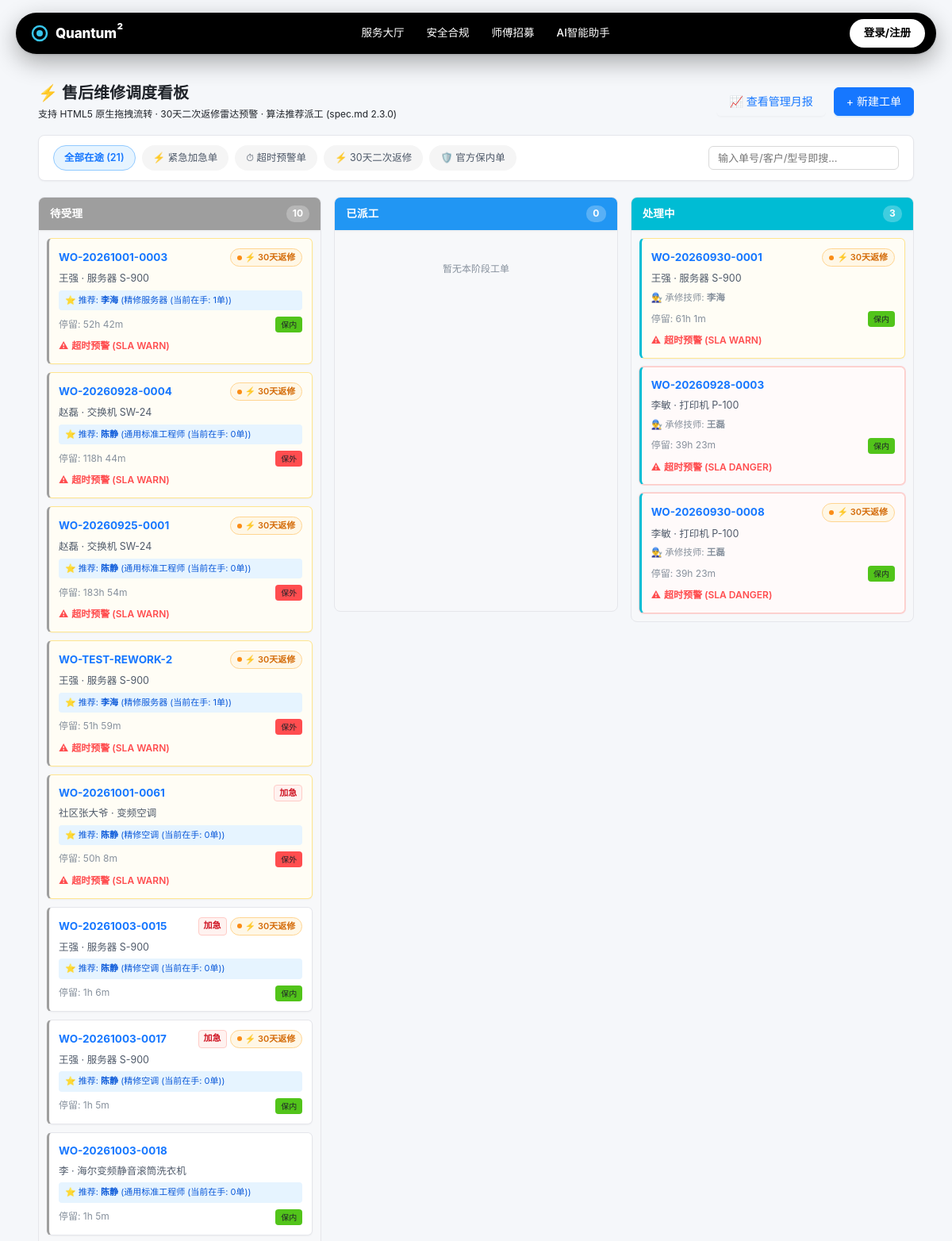
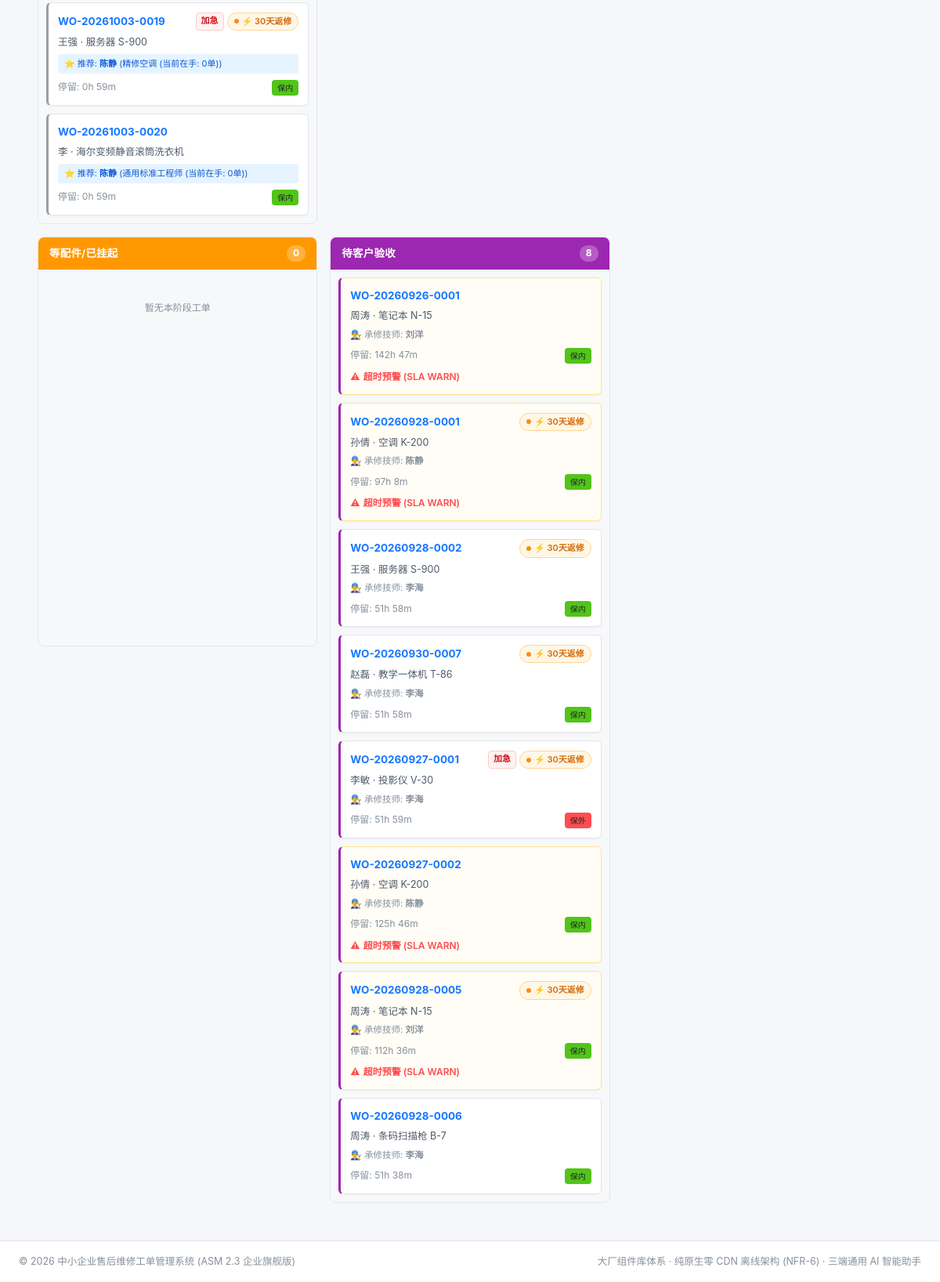
The page / on the database its author committed (2 pictures, top to bottom).
### models.py (models this page shows)
class WorkOrder(db.Model):
    __tablename__ = 'work_orders'
    id = db.Column(db.Integer, primary_key=True)
    order_no = db.Column(db.String(24), nullable=False, unique=True, index=True)
    customer_id = db.Column(db.Integer, db.ForeignKey('customers.id'), nullable=False)
    device_id = db.Column(db.Integer, db.ForeignKey('devices.id'), nullable=False)
    technician_id = db.Column(db.Integer, db.ForeignKey('technicians.id'), nullable=True)
    fault_type_id = db.Column(db.Integer, db.ForeignKey('fault_types.id'), nullable=True)
    description = db.Column(db.String(500), nullable=False)
    priority = db.Column(db.String(10), nullable=False, default='normal')
    status = db.Column(db.String(20), nullable=False, default='PENDING')
    created_at = db.Column(db.DateTime, nullable=False, default=utcnow)
    dispatched_at = db.Column(db.DateTime, nullable=True)
    started_at = db.Column(db.DateTime, nullable=True)
    completed_at = db.Column(db.DateTime, nullable=True)
    closed_at = db.Column(db.DateTime, nullable=True)
    warranty_flag = db.Column(db.Boolean, nullable=False, default=False)
    labor_fee = db.Column(db.Float, nullable=False, default=0.0)
    part_fee = db.Column(db.Float, nullable=False, default=0.0)
    visit_fee = db.Column(db.Float, nullable=False, default=0.0)
    total_fee = db.Column(db.Float, nullable=False, default=0.0)
    labor_hours = db.Column(db.Float, nullable=True)
    resolution = db.Column(db.String(20), nullable=True)
    resolution_note = db.Column(db.String(200), nullable=True)
    is_demo = db.Column(db.Boolean, nullable=False, default=False)
    appointment_date = db.Column(db.Date, nullable=True)
    appointment_slot = db.Column(db.String(30), nullable=True)
    rating = db.Column(db.Integer, nullable=True)
    rating_tags = db.Column(db.String(200), nullable=True)
    rating_comment = db.Column(db.Text, nullable=True)
    rated_at = db.Column(db.DateTime, nullable=True)
    old_parts_verified = db.Column(db.Boolean, nullable=False, default=False)
    category = db.Column(db.String(50), nullable=True)  # AI 提取家电品类（如 空调、冰箱、洗衣机）
    pay_status = db.Column(db.String(20), nullable=False, default='PAID')  # UNPAID / PAID (托管中) / SETTLED (已核销分账) / REFUNDED (已退款)
    checkin_code = db.Column(db.String(6), nullable=True)  # 6 位现场打卡核销动态验证码
    checkin_at = db.Column(db.DateTime, nullable=True)     # 师傅现场核销打卡时间
    platform_commission = db.Column(db.Float, nullable=False, default=5.0)  # 平台技术撮合服务费
    offline_status = db.Column(db.String(30), nullable=True) # FIXED_OFFLINE (现场已修好) / ABORTED_OFFLINE (现场放弃维修)
    customer = db.relationship('Customer', backref='work_orders')
    device = db.relationship('Device', backref='work_orders')
    technician = db.relationship('Technician', backref='work_orders')
    fault_type = db.relationship('FaultType', backref='work_orders')
    events = db.relationship('WorkOrderEvent', backref='work_order',
                             order_by='WorkOrderEvent.created_at', lazy='dynamic',
                             cascade='all, delete-orphan')
    parts = db.relationship('OrderPart', backref='work_order', lazy='dynamic',
                            cascade='all, delete-orphan')

class Customer(db.Model):
    __tablename__ = 'customers'
    id = db.Column(db.Integer, primary_key=True)
    name = db.Column(db.String(64), nullable=False)
    phone = db.Column(db.String(20), nullable=False, unique=True, index=True)
    company = db.Column(db.String(128), nullable=True)
    address = db.Column(db.String(256), nullable=False)
    created_at = db.Column(db.DateTime, default=utcnow)
    devices = db.relationship('Device', backref='customer', lazy='dynamic')

class Device(db.Model):
    __tablename__ = 'devices'
    id = db.Column(db.Integer, primary_key=True)
    customer_id = db.Column(db.Integer, db.ForeignKey('customers.id'), nullable=False)
    model = db.Column(db.String(128), nullable=False)
    serial_no = db.Column(db.String(64), unique=True, nullable=True)
    purchase_date = db.Column(db.Date, nullable=False)
    warranty_months = db.Column(db.Integer, nullable=False, default=12)
    warranty_override_date = db.Column(db.Date, nullable=True)
    created_at = db.Column(db.DateTime, default=utcnow)

class Technician(db.Model):
    __tablename__ = 'technicians'
    id = db.Column(db.Integer, primary_key=True)
    name = db.Column(db.String(64), nullable=False)
    phone = db.Column(db.String(20), nullable=False)
    skill_tags = db.Column(db.String(256), nullable=True)  # 如 "空调,洗衣机,冰箱"
    cert_title = db.Column(db.String(100), nullable=True, default='持证家电维修高级工')
    service_address = db.Column(db.String(200), nullable=True, default='城市中心商圈')
    service_radius_km = db.Column(db.Float, nullable=False, default=5.0)
    balance = db.Column(db.Float, nullable=False, default=0.0)  # 师傅钱包收益余额
    is_online = db.Column(db.Boolean, nullable=False, default=True)  # 是否开启接单模式
    active = db.Column(db.Boolean, nullable=False, default=True)
    years_of_exp = db.Column(db.Integer, nullable=True, default=5)
    tools_checked = db.Column(db.String(256), nullable=True, default='数字万用表,双表阀充氟表,高空防坠安全绳')
    preferred_brands = db.Column(db.String(256), nullable=True, default='格力,美的,海尔,西门子')
    night_order_enabled = db.Column(db.Boolean, nullable=False, default=True)
    profile_completed = db.Column(db.Boolean, nullable=False, default=False)
    created_at = db.Column(db.DateTime, default=utcnow)

### routes/orders.py (the view)
@orders_bp.route('/')
@roles_required('dispatcher')
def board():
    orders = WorkOrder.query.filter(WorkOrder.status.notin_(['CLOSED', 'CANCELLED'])).all()
    groups = {
        'PENDING': [],
        'ASSIGNED': [],
        'IN_PROGRESS': [],
        'ON_HOLD': [],
        'WAIT_CONFIRM': []
    }
    now = utcnow()
    for o in orders:
        if o.status in groups:
            o.sla_level = rules.sla_level(o)
            last_event = WorkOrderEvent.query.filter_by(work_order_id=o.id, to_status=o.status).order_by(WorkOrderEvent.created_at.desc()).first()
            if last_event:
                stay_time = now - last_event.created_at
            else:
                stay_time = now - o.created_at
            total_seconds = int(stay_time.total_seconds())
            hours, remainder = divmod(total_seconds, 3600)
            minutes, _ = divmod(remainder, 60)
            o.stay_time_str = f"{hours}h {minutes}m"
            o.is_rework_30d = rules.is_rework_30d(o, db.session)
            groups[o.status].append(o)
    active_techs = Technician.query.filter_by(active=True).all()
    for p_order in groups['PENDING']:
        recs = rules.recommend_technician(p_order, active_techs, db.session)
        p_order.recommended_tech = recs[0] if recs else None
    return render_template('board.html', groups=groups, orders=orders, active_techs=active_techs)

### templates/board.html (shortened to what this page needs)
{% extends "base.html" %}
{% block content %}
<div class="container">
    <div class="flex-between mb-16">
        <div>
            <h1 class="page-title" style="margin-bottom: 2px;">⚡ 售后维修调度看板</h1>
            <p class="text-secondary text-sm">支持 HTML5 原生拖拽流转 · 30天二次返修雷达预警 · 算法推荐派工 (spec.md 2.3.0)</p>
        </div>
        <div style="display: flex; gap: 10px;">
            <a href="/reports" class="btn btn-default">📈 查看管理月报</a>
            <a href="/orders/new" class="btn btn-primary">+ 新建工单</a>
        </div>
    </div>
    <div class="kanban-filter-bar">
        <div class="filter-chip-group">
            <span class="filter-chip active" data-filter="all">全部在途 ({{ orders|length }})</span>
            <span class="filter-chip" data-filter="urgent">⚡ 紧急加急单</span>
            <span class="filter-chip" data-filter="warn">⏱ 超时预警单</span>
            <span class="filter-chip" data-filter="rework">⚡ 30天二次返修</span>
            <span class="filter-chip" data-filter="warranty">🛡️ 官方保内单</span>
        </div>
        <div style="flex: 1; max-width: 240px; text-align: right;">
            <input type="text" id="kanban-search-input" class="ant-input" placeholder="输入单号/客户/型号即搜..." style="font-size: 13px;" />
        </div>
    </div>
    {% if not orders %}
    <div class="card empty-state" style="padding: 60px;">
        <div class="icon" style="font-size: 48px;">📋</div>
        <h3 style="margin-top: 12px; color: var(--ant-text-heading);">当前系统无在途未结工单</h3>
        <p class="text-sm mt-8" style="color: var(--ant-text-secondary);">您可以直接新建工单，或前往 <a href="/seed">演示数据中心</a> 一键生成 28 张全状态演示工单。</p>
    </div>
    {% else %}
    <div class="board">
        {% set cols = [
            ('PENDING', '待受理'),
            ('ASSIGNED', '已派工'),
            ('IN_PROGRESS', '处理中'),
            ('ON_HOLD', '等配件/已挂起'),
            ('WAIT_CONFIRM', '待客户验收')
        ] %}
        {% for st, label in cols %}
        <div class="board-col kanban-column" data-status="{{ st }}">
            <div class="board-col-title" style="background:{{ STATUS_COLORS.get(st, '#1677ff') }}; display: flex; justify-content: space-between; align-items: center;">
                <span>{{ label }}</span>
                <span style="background:rgba(255,255,255,0.25); border-radius:10px; padding:1px 8px; font-size:12px; font-weight:700;">{{ groups[st]|length }}</span>
            </div>
            <div class="board-col-body" style="min-height: 480px;">
                {% for order in groups[st] %}
                <div class="board-card kanban-card {% if order.sla_level == 'danger' %}sla-danger{% elif order.sla_level == 'warn' %}sla-warn{% endif %}"
                     draggable="true"
                     data-order-id="{{ order.id }}"
                     data-status="{{ order.status }}"
                     data-priority="{{ order.priority }}"
                     data-sla="{{ order.sla_level }}"
                     data-rework="{{ 'true' if order.is_rework_30d else 'false' }}"
                     data-warranty="{{ 'true' if order.warranty_flag else 'false' }}"
                     style="border-left-color:{{ STATUS_COLORS.get(st, '#1677ff') }}; cursor: grab;"
                     onclick="window.location.href='/orders/{{ order.id }}'">
                    <div class="flex-between">
                        <span class="wo-no" style="font-weight: 700;">{{ order.order_no }}</span>
                        <div style="display: flex; gap: 4px;">
                            {% if order.priority == 'urgent' %}
                                <span class="badge-urgent">加急</span>
                            {% endif %}
                            {% if order.is_rework_30d %}
                                <span class="badge-pulse" title="该设备30天内曾产生过工单，请优先安排资深技师">⚡ 30天返修</span>
                            {% endif %}
                        </div>
                    </div>
                    <div class="wo-meta" style="margin-top: 6px;">{{ order.customer.name }} · {{ order.device.model }}</div>
                    {% if st == 'PENDING' and order.recommended_tech %}
                        <div style="margin-top: 6px; padding: 4px 8px; background: #e6f4ff; border-radius: 4px; font-size: 11px; color: #0958d9;">
                            ⭐ 推荐: <strong>{{ order.recommended_tech.technician.name }}</strong> ({{ order.recommended_tech.reason }})
                        </div>
                    {% elif order.technician %}
                        <div style="margin-top: 6px; font-size: 11.5px; color: var(--ant-text-secondary);">
                            👨‍🔧 承修技师: <strong>{{ order.technician.name }}</strong>
                        </div>
                    {% endif %}
                    <div class="flex-between mt-8" style="font-size: 12px;">
                        <span class="wo-time">停留: {{ order.stay_time_str }}</span>
                        {% if order.warranty_flag %}
                            <span class="status-badge" style="background:#52c41a; font-size:10px; padding:1px 6px;">保内</span>
                        {% else %}
                            <span class="status-badge" style="background:#ff4d4f; font-size:10px; padding:1px 6px;">保外</span>
                        {% endif %}
                    </div>
                    {% if order.sla_level in ['warn', 'danger'] %}
                    <div class="text-danger text-sm mt-8" style="font-weight:600; display: flex; align-items: center; gap: 4px;">
                        <span>⚠</span> 超时预警 (SLA {{ order.sla_level|upper }})
                    </div>
                    {% endif %}
                </div>
                {% else %}
                <div style="text-align: center; padding: 30px 10px; color: var(--ant-text-secondary); font-size: 12px;">
                    暂无本阶段工单
                </div>
                {% endfor %}
            </div>
        </div>
        {% endfor %}
    </div>
    {% endif %}
</div>
{% endblock %}

### templates/base.html (shortened to what this page needs)
<!DOCTYPE html>
<html lang="zh-CN">
<head>
    <link rel="stylesheet" href="{{ url_for('static', filename='style.css') }}">
</head>
<body>
    <header class="app-header-pill-wrapper">
        <nav class="quantum-pill-nav">
            <a href="/portal" class="quantum-pill-brand" aria-label="Quantum squared">
                <svg class="quantum-pill-logo" viewBox="0 0 24 24" fill="none">
                    <circle cx="12" cy="12" r="9" stroke="#38c6ec" stroke-width="2.5" />
                    <circle cx="12" cy="12" r="4" fill="#38c6ec" />
                </svg>
                <span class="quantum-pill-wordmark">Quantum<sup>2</sup></span>
            </a>
            <div class="quantum-pill-links">
                {% set is_hall_page = request.path in ['/portal', '/home', '/safety', '/compliance', '/recruit', '/join-tech', '/ai-assistant'] %}
                {% if is_hall_page or not (current_user and current_user.is_authenticated) %}
                    <a href="/portal" class="quantum-pill-link {% if request.path in ['/portal', '/home'] %}active{% endif %}">服务大厅</a>
                    <a href="/safety" class="quantum-pill-link {% if request.path in ['/safety', '/compliance'] %}active{% endif %}">安全合规</a>
                    <a href="/recruit" class="quantum-pill-link {% if request.path in ['/recruit', '/join-tech'] %}active{% endif %}">师傅招募</a>
                    <a href="/ai-assistant" class="quantum-pill-link {% if request.path == '/ai-assistant' %}active{% endif %}">AI智能助手</a>
                {% endif %}
            </div>
            <div class="quantum-pill-auth">
                {% if current_user and current_user.is_authenticated %}
                    {% if current_user.role == 'dispatcher' %}
                        <a href="/" class="quantum-pill-cta" title="进入调度工作台">{{ current_user.name or current_user.username }} (调度看板)</a>
                    {% elif current_user.role == 'technician' %}
                        <a href="/tech" class="quantum-pill-cta" title="进入技师工作台">{{ current_user.name or current_user.username }} (工作台)</a>
                    {% else %}
                        <a href="/query" class="quantum-pill-cta" title="查看我的工单进度">{{ current_user.name or current_user.username }} (我的工单)</a>
                    {% endif %}
                    <a href="{{ url_for('auth.logout') }}" class="quantum-pill-logout" title="退出当前登录">退出</a>
                {% else %}
                    <a href="{{ url_for('auth.login') }}" class="quantum-pill-cta">登录/注册</a>
                {% endif %}
            </div>
        </nav>
    </header>
    {% set is_immersive_bleed = request.path in ['/portal', '/home', '/home-repair', '/recruit', '/join-tech', '/safety', '/compliance', '/login', '/register'] %}
    <main class="main-content {% if is_immersive_bleed %}portal-bleed-wrapper{% endif %}">
        <div class="{% if is_immersive_bleed %}container-full-bleed{% else %}container{% endif %}">
            {% block content %}{% endblock %}
        </div>
    </main>
    <footer class="app-footer">
        <div class="container footer-content">
            <p>© 2026 中小企业售后维修工单管理系统 (ASM 2.3 企业旗舰版)</p>
            <p class="footer-meta">大厂组件库体系 · 纯原生零 CDN 离线架构 (NFR-6) · 三端通用 AI 智能助手</p>
        </div>
    </footer>
</body>
</html>

### rows shown on the page
WorkOrder: order_no "WO-20261001-0003", shows "⚡ 30天返修", customer.name "王强", device.model "服务器 S-900", recommended_tech.technician.name "李海", recommended_tech.reason "精修服务器 (当前在手: 1单)", stay_time_str "52h 42m", warranty_flag "保内", sla_level "WARN"
WorkOrder: order_no "WO-20260928-0004", shows "⚡ 30天返修", customer.name "赵磊", device.model "交换机 SW-24", recommended_tech.technician.name "陈静", recommended_tech.reason "通用标准工程师 (当前在手: 0单)", stay_time_str "118h 44m", warranty_flag "保外", sla_level "WARN"
WorkOrder: order_no "WO-20260925-0001", shows "⚡ 30天返修", customer.name "赵磊", device.model "交换机 SW-24", recommended_tech.technician.name "陈静", recommended_tech.reason "通用标准工程师 (当前在手: 0单)", stay_time_str "183h 54m", warranty_flag "保外", sla_level "WARN"
WorkOrder: order_no "WO-TEST-REWORK-2", shows "⚡ 30天返修", customer.name "王强", device.model "服务器 S-900", recommended_tech.technician.name "李海", recommended_tech.reason "精修服务器 (当前在手: 1单)", stay_time_str "51h 59m", warranty_flag "保外", sla_level "WARN"
WorkOrder: order_no "WO-20261001-0061", priority "加急", customer.name "社区张大爷", device.model "变频空调", recommended_tech.technician.name "陈静", recommended_tech.reason "精修空调 (当前在手: 0单)", stay_time_str "50h 8m", warranty_flag "保外", sla_level "WARN"
WorkOrder: order_no "WO-20261003-0015", priority "加急", shows "⚡ 30天返修", customer.name "王强", device.model "服务器 S-900", recommended_tech.technician.name "陈静", recommended_tech.reason "精修空调 (当前在手: 0单)", stay_time_str "1h 6m", warranty_flag "保内"
WorkOrder: order_no "WO-20261003-0017", priority "加急", shows "⚡ 30天返修", customer.name "王强", device.model "服务器 S-900", recommended_tech.technician.name "陈静", recommended_tech.reason "精修空调 (当前在手: 0单)", stay_time_str "1h 5m", warranty_flag "保内"
WorkOrder: order_no "WO-20261003-0018", customer.name "李", device.model "海尔变频静音滚筒洗衣机", recommended_tech.technician.name "陈静", recommended_tech.reason "通用标准工程师 (当前在手: 0单)", stay_time_str "1h 5m", warranty_flag "保内"
WorkOrder: order_no "WO-20261003-0019", priority "加急", shows "⚡ 30天返修", customer.name "王强", device.model "服务器 S-900", recommended_tech.technician.name "陈静", recommended_tech.reason "精修空调 (当前在手: 0单)", stay_time_str "0h 59m", warranty_flag "保内"
WorkOrder: order_no "WO-20261003-0020", customer.name "李", device.model "海尔变频静音滚筒洗衣机", recommended_tech.technician.name "陈静", recommended_tech.reason "通用标准工程师 (当前在手: 0单)", stay_time_str "0h 59m", warranty_flag "保内"
WorkOrder: order_no "WO-20260930-0001", shows "⚡ 30天返修", customer.name "王强", device.model "服务器 S-900", technician.name "李海", stay_time_str "61h 1m", warranty_flag "保内", sla_level "WARN"
WorkOrder: order_no "WO-20260928-0003", customer.name "李敏", device.model "打印机 P-100", technician.name "王磊", stay_time_str "39h 23m", warranty_flag "保内", sla_level "DANGER"
WorkOrder: order_no "WO-20260930-0008", shows "⚡ 30天返修", customer.name "李敏", device.model "打印机 P-100", technician.name "王磊", stay_time_str "39h 23m", warranty_flag "保内", sla_level "DANGER"
WorkOrder: order_no "WO-20260926-0001", customer.name "周涛", device.model "笔记本 N-15", technician.name "刘洋", stay_time_str "142h 47m", warranty_flag "保内", sla_level "WARN"
WorkOrder: order_no "WO-20260928-0001", shows "⚡ 30天返修", customer.name "孙倩", device.model "空调 K-200", technician.name "陈静", stay_time_str "97h 8m", warranty_flag "保内", sla_level "WARN"
WorkOrder: order_no "WO-20260928-0002", shows "⚡ 30天返修", customer.name "王强", device.model "服务器 S-900", technician.name "李海", stay_time_str "51h 58m", warranty_flag "保内"
WorkOrder: order_no "WO-20260930-0007", shows "⚡ 30天返修", customer.name "赵磊", device.model "教学一体机 T-86", technician.name "李海", stay_time_str "51h 58m", warranty_flag "保内"
WorkOrder: order_no "WO-20260927-0001", priority "加急", shows "⚡ 30天返修", customer.name "李敏", device.model "投影仪 V-30", technician.name "李海", stay_time_str "51h 59m", warranty_flag "保外"
WorkOrder: order_no "WO-20260927-0002", customer.name "孙倩", device.model "空调 K-200", technician.name "陈静", stay_time_str "125h 46m", warranty_flag "保内", sla_level "WARN"
WorkOrder: order_no "WO-20260928-0005", shows "⚡ 30天返修", customer.name "周涛", device.model "笔记本 N-15", technician.name "刘洋", stay_time_str "112h 36m", warranty_flag "保内", sla_level "WARN"
WorkOrder: order_no "WO-20260928-0006", customer.name "周涛", device.model "条码扫描枪 B-7", technician.name "李海", stay_time_str "51h 38m", warranty_flag "保内"

### other values the page prints
{{ orders|length }} "21"
{{ label }} "待受理" "已派工" "处理中" "等配件/已挂起" "待客户验收"
{{ groups[st]|length }} "10" "0" "3" "0" "8"
